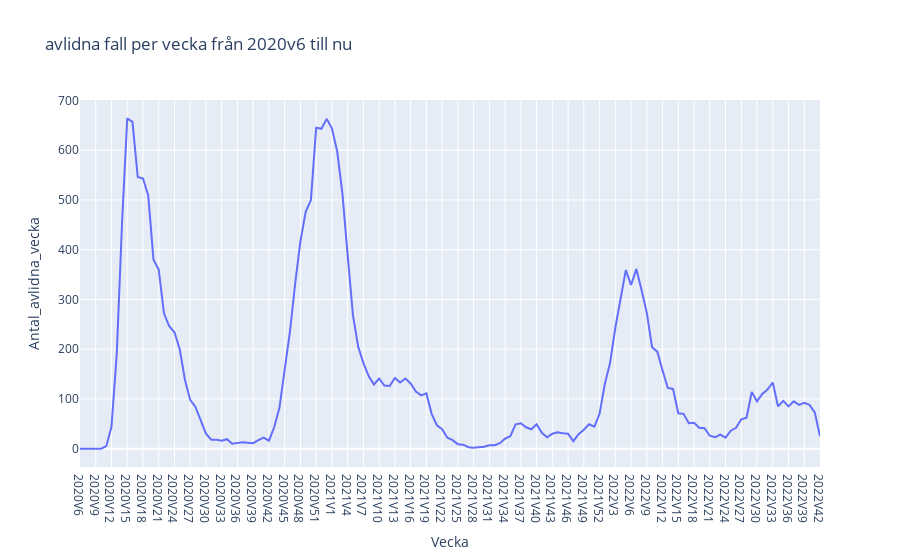

Notebook code cell kept with this figure:
### Code cell
# använd Plotly express
fig = px.line(
    df,
    x="Vecka",
    y="Antal_avlidna_vecka",
    
    title="avlidna fall per vecka från 2020v6 till nu",
    labels=dict(Vecka="Vecka", Antal_avlidna_vecka="Antal_avlidna_vecka")
)
fig.show()

### Figure 1 — Plotly figure (JSON) as saved in the notebook; plotly's stock layout.template omitted (floating-point values rounded to 4 significant figures; data arrays with more than 128 entries replaced by an {"elided": "..."} marker saying what was removed)
{"data": [{"hovertemplate": "Vecka=%{x}<br>Antal_avlidna_vecka=%{y}<extra></extra>", "legendgroup": "", "line": {"color": "#636efa", "dash": "solid"}, "marker": {"symbol": "circle"}, "mode": "lines", "name": "", "orientation": "v", "showlegend": false, "type": "scatter", "x": {"elided": "142 str values"}, "xaxis": "x", "y": {"elided": "142 int values"}, "yaxis": "y"}], "layout": {"legend": {"tracegroupgap": 0}, "title": {"text": "avlidna fall per vecka från 2020v6 till nu"}, "xaxis": {"anchor": "y", "domain": [0, 1], "title": {"text": "Vecka"}}, "yaxis": {"anchor": "x", "domain": [0, 1], "title": {"text": "Antal_avlidna_vecka"}}}}
